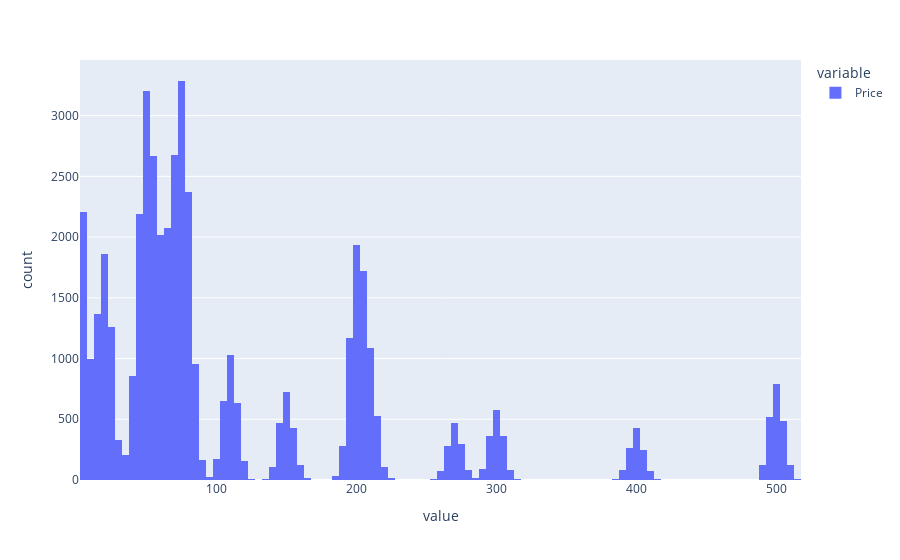

Here is the notebook cell this chart was saved with:
### Markdown cell above
## Problem 5: Regression Analysis

In this section, we will switch from classification to regression. The goal is to predict the price of clothing items based on their image features. Follow the steps below to load the price data, train a regression model, and evaluate its performance.

### Problem 5a: Training a Linear Regression Model

**Task**: Use `pandas` and `scikit-learn` to train a linear regression model to predict prices:

1. **Join the DataFrames**: 
    - Combine the price data with the original `train_df` and `test_df` using the [`join`](https://pandas.pydata.org/docs/reference/api/pandas.DataFrame.join.html) method.
    - Store the resulting training data in `prices_train` and the testing data in `prices_test`.

    **Hint**: Think about which column can serve as the key for joining the `prices` DataFrame with the original `train_df` and `test_df`.

2. **Train the Model**:
    - Use `LinearRegression` from [`sklearn.linear_model`](https://scikit-learn.org/stable/modules/linear_model.html) to train a regression model.
    - Ensure that the model predicts only positive prices.

3. **Store Predictions**:
    - Add the predicted prices to the `prices_test` `DataFrame`.

**Important for grading**: Name your model `price_model`.

**Expected Output**:
The `prices_train` and `prices_test` `DataFrames` should look like this:

| key_0 |      image      |    label    | predicted_label | correct | Price |
|-------|-----------------|-------------|-----------------|---------|-------|
| 48572 | [0.0, 0.0, ...] |   Sneaker   |     Sneaker     |   True  | 49.86 |
| 38696 | [0.0, 0.0, ...] |    Dress    |      Dress      |   True  | 14.56 |

### Code cell
prices = pd.read_csv("./data/FashionMNIST_prices.csv")
# TODO: Join the original `train_df` and `test_df` with the `prices` DataFrame
# Prices DataFrame has index as the key, so we need to set index for join
prices_with_index = prices.copy()
prices_with_index.index.name = 'key_0'

# Join train_df and test_df with prices using index
prices_train = train_df.join(prices_with_index, how='left')
prices_test = test_df.join(prices_with_index, how='left')

prices_train['Price'].hist().show()
prices_train.head()

### Figure 1 — Plotly figure (JSON) as saved in the notebook; plotly's stock layout.template omitted (floating-point values rounded to 4 significant figures; data arrays with more than 128 entries replaced by an {"elided": "..."} marker saying what was removed)
{"data": [{"bingroup": "x", "hovertemplate": "variable=Price<br>value=%{x}<br>count=%{y}<extra></extra>", "legendgroup": "Price", "marker": {"color": "#636efa", "pattern": {"shape": ""}}, "name": "Price", "orientation": "v", "showlegend": true, "type": "histogram", "x": {"elided": "48000 float values"}, "xaxis": "x", "yaxis": "y"}], "layout": {"barmode": "relative", "legend": {"title": {"text": "variable"}, "tracegroupgap": 0}, "margin": {"t": 60}, "xaxis": {"anchor": "y", "domain": [0, 1], "title": {"text": "value"}}, "yaxis": {"anchor": "x", "domain": [0, 1], "title": {"text": "count"}}}}
